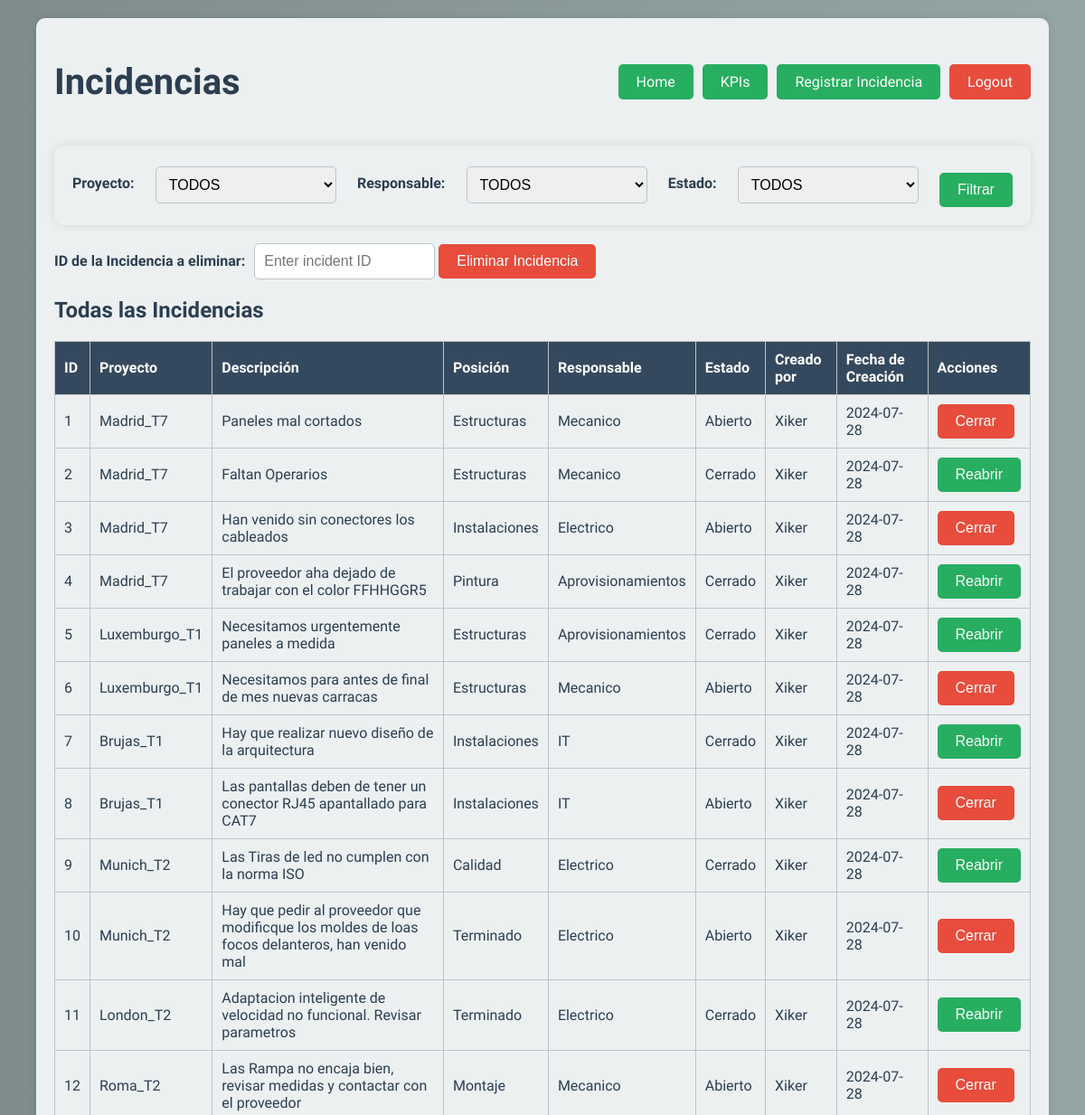
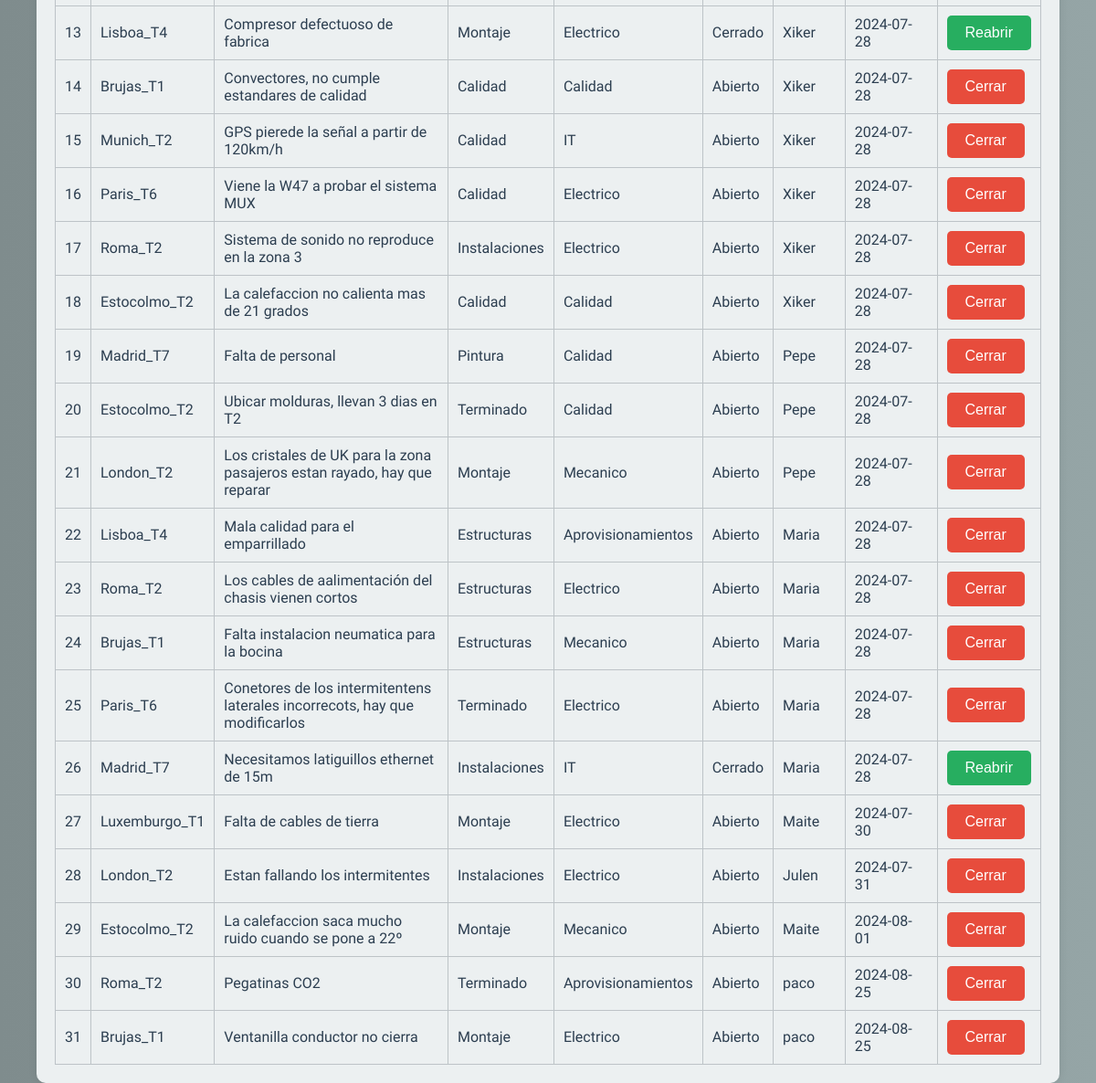
The app's page /dashboard (signed in) with its own data (2 pictures, top to bottom).
### app/models.py (models this page shows, shortened)
class Incident(db.Model):
    id = db.Column(db.Integer, primary_key=True)
    project = db.Column(db.String(100))
    description = db.Column(db.String(200))
    position = db.Column(db.String(100))
    responsible = db.Column(db.String(100))
    status = db.Column(db.String(50))
    created_by = db.Column(db.String(100))
    created_at = db.Column(db.DateTime, default=datetime.utcnow)

### app/routes.py (the view, shortened to what this page needs)
@main.route('/dashboard', methods=['GET', 'POST'])
@login_required
def dashboard():
    project_filter = request.args.get('project', '')
    responsible_filter = request.args.get('responsible', '')
    status_filter = request.args.get('status', '')
    query = Incident.query
    if project_filter:
        query = query.filter_by(project=project_filter)
    if responsible_filter:
        query = query.filter_by(responsible=responsible_filter)
    if status_filter:
        query = query.filter_by(status=status_filter)
    incidents = query.all()
    return render_template('dashboard.html', incidents=incidents)

### app/__init__.py (called while the page is built)
def create_app(config_class=Config):  # Pasa la clase Config por defecto
    app = Flask(__name__)
    app.config.from_object(config_class)  # Carga la configuración
    db.init_app(app)
    login_manager.init_app(app)
    login_manager.login_view = 'main.login'
    with app.app_context():
        from .models import User, Incident
        from . import routes
        app.register_blueprint(routes.main)
    @login_manager.user_loader
    def load_user(user_id):
        return User.query.get(int(user_id))
    return app

### app/templates/dashboard.html (shortened to what this page needs)
<!DOCTYPE html>
<html lang="en">
<head>
    <link rel="stylesheet" href="{{ url_for('static', filename='dashboard.css') }}">
</head>
<body class="dashboard">
    <div class="dashboard-container">
        <div class="dashboard-header">
            <h1>Incidencias</h1>
            <div class="header-links">
                <a href="{{ url_for('main.index') }}" class="header-link">Home</a>
                <a href="{{ url_for('main.kpis') }}" class="header-link">KPIs</a>
                <a href="{{ url_for('main.register_incident') }}" class="header-link">Registrar Incidencia</a>
                <a href="{{ url_for('main.logout') }}" class="header-link logout-link">Logout</a>
            </div>
        </div>
        <div class="dashboard-content">
            <form method="GET" action="{{ url_for('main.dashboard') }}" class="filter-form">
                <div class="filter-container">
                    <label for="project">Proyecto:</label>
                    <select name="project" id="project" class="form-control">
                        <option value="">TODOS</option>
                    </select>
                    <label for="responsible">Responsable:</label>
                    <select name="responsible" id="responsible" class="form-control">
                        <option value="">TODOS</option>
                    </select>
                    <label for="status">Estado:</label>
                    <select name="status" id="status" class="form-control">
                        <option value="">TODOS</option>
                    </select>
                    <button type="submit" class="dashboard-button">Filtrar</button>
                </div>
            </form>
            <form method="POST" action="{{ url_for('main.dashboard') }}">
                <div class="delete-container">
                    <label for="delete_id">ID de la Incidencia a eliminar:</label>
                    <div class="delete-input-group">
                        <input type="text" name="delete_id" id="delete_id" placeholder="Enter incident ID" class="form-control delete-input">
                        <button type="submit" class="dashboard-button delete-button">Eliminar Incidencia</button>
                    </div>
                </div>
            </form>
            <div class="table-container">
                <h2>Todas las Incidencias</h2>
                <table id="incidents-table">
                    <thead>
                        <tr>
                            <th>ID</th>
                            <th>Proyecto</th>
                            <th>Descripción</th>
                            <th>Posición</th>
                            <th>Responsable</th>
                            <th>Estado</th>
                            <th>Creado por</th>
                            <th>Fecha de Creación</th>
                            <th>Acciones</th>
                        </tr>
                    </thead>
                    <tbody>
                        {% for incident in incidents %}
                        <tr>
                            <td>{{ incident.id }}</td>
                            <td>{{ incident.project }}</td>
                            <td>{{ incident.description }}</td>
                            <td>{{ incident.position }}</td>
                            <td>{{ incident.responsible }}</td>
                            <td>{{ incident.status }}</td>
                            <td>{{ incident.created_by }}</td>
                            <td>{{ incident.created_at.strftime('%Y-%m-%d') }}</td>
                            <td>
                                {% if incident.status == 'Abierto' %}
                                <form method="POST" action="{{ url_for('main.close_incident', incident_id=incident.id) }}">
                                    <button type="submit" class="dashboard-button close-button">Cerrar</button>
                                </form>
                                {% elif incident.status == 'Cerrado' %}
                                <form method="POST" action="{{ url_for('main.reopen_incident', incident_id=incident.id) }}">
                                    <button type="submit" class="dashboard-button reopen-button">Reabrir</button>
                                </form>
                                {% endif %}
                            </td>
                        </tr>
                        {% endfor %}
                    </tbody>
                </table>
            </div>
        </div>
    </div>
</body>
</html>

### app/static/dashboard.css (style rules this page uses)
body.dashboard { background: linear-gradient(to right, #7f8c8d, #95a5a6); color: #2c3e50; font-family: 'Ubuntu', sans-serif; margin: 0; padding: 0; display: flex; justify-content: center; }
.dashboard-container { background-color: #ecf0f1; padding: 20px; border-radius: 10px; box-shadow: 0 0 10px rgba(0, 0, 0, 0.1); width: 90%; max-width: 1200px; margin-top: 20px; }
.dashboard-header { display: flex; justify-content: space-between; align-items: center; margin-bottom: 20px; }
.dashboard-header h1 { font-size: 2.5em; color: #2c3e50; }
.header-links { display: flex; gap: 10px; }
.header-link { padding: 10px 20px; background-color: #27ae60; color: white; text-decoration: none; border-radius: 5px; transition: background-color 0.3s ease; }
.header-link.logout-link { background-color: #e74c3c; }
.dashboard-content { margin-top: 20px; width: 100%; }
.filter-container { background-color: #ecf0f1; padding: 20px; border-radius: 10px; box-shadow: 0 0 10px rgba(0, 0, 0, 0.1); margin-bottom: 20px; display: flex; flex-wrap: wrap; justify-content: space-between; align-items: center; }
.filter-container label { font-weight: bold; margin-bottom: 5px; }
.filter-container .form-control { padding: 10px; border-radius: 5px; border: 1px solid #bdc3c7; font-size: 16px; width: 200px; box-sizing: border-box; }
.filter-container button { padding: 10px 20px; border: none; border-radius: 5px; background-color: #27ae60; color: white; font-size: 16px; cursor: pointer; transition: background-color 0.3s ease; align-self: center; margin-top: 10px; }
.delete-container { display: flex; align-items: center; gap: 10px; margin-bottom: 20px; }
.delete-container label { font-weight: bold; }
.delete-container .form-control { padding: 10px; border-radius: 5px; border: 1px solid #bdc3c7; font-size: 16px; width: auto; box-sizing: border-box; }
.delete-container .delete-input { width: 200px; }
.delete-container .delete-button { padding: 10px 20px; border: none; border-radius: 5px; background-color: #e74c3c; color: white; font-size: 16px; cursor: pointer; transition: background-color 0.3s ease; }
.table-container { margin-top: 20px; }
table { width: 100%; border-collapse: collapse; }
table, th, td { border: 1px solid #bdc3c7; }
th, td { padding: 10px; text-align: left; }
th { background-color: #34495e; color: white; }
td { background-color: #ecf0f1; }
.dashboard-button { padding: 10px 20px; border: none; border-radius: 5px; background-color: #27ae60; color: white; font-size: 16px; cursor: pointer; transition: background-color 0.3s ease; }
.close-button { background-color: #e74c3c; }
.reopen-button { background-color: #27ae60; }

### records on screen
Incident: id "1", project "Madrid_T7", description "Paneles mal cortados", position "Estructuras", responsible "Mecanico", status "Abierto", created_by "Xiker", created_at "2024-07-28"
Incident: id "2", project "Madrid_T7", description "Faltan Operarios", position "Estructuras", responsible "Mecanico", status "Cerrado", created_by "Xiker", created_at "2024-07-28"
Incident: id "3", project "Madrid_T7", description "Han venido sin conectores los cableados", position "Instalaciones", responsible "Electrico", status "Abierto", created_by "Xiker", created_at "2024-07-28"
Incident: id "4", project "Madrid_T7", description "El proveedor aha dejado de trabajar con el color FFHHGGR5", position "Pintura", responsible "Aprovisionamientos", status "Cerrado", created_by "Xiker", created_at "2024-07-28"
Incident: id "5", project "Luxemburgo_T1", description "Necesitamos urgentemente paneles a medida", position "Estructuras", responsible "Aprovisionamientos", status "Cerrado", created_by "Xiker", created_at "2024-07-28"
Incident: id "6", project "Luxemburgo_T1", description "Necesitamos para antes de final de mes nuevas carracas", position "Estructuras", responsible "Mecanico", status "Abierto", created_by "Xiker", created_at "2024-07-28"
Incident: id "7", project "Brujas_T1", description "Hay que realizar nuevo diseño de la arquitectura", position "Instalaciones", responsible "IT", status "Cerrado", created_by "Xiker", created_at "2024-07-28"
Incident: id "8", project "Brujas_T1", description "Las pantallas deben de tener un conector RJ45 apantallado para CAT7", position "Instalaciones", responsible "IT", status "Abierto", created_by "Xiker", created_at "2024-07-28"
Incident: id "9", project "Munich_T2", description "Las Tiras de led no cumplen con la norma ISO", position "Calidad", responsible "Electrico", status "Cerrado", created_by "Xiker", created_at "2024-07-28"
Incident: id "10", project "Munich_T2", description "Hay que pedir al proveedor que modificque los moldes de loas focos delanteros, han venido mal", position "Terminado", responsible "Electrico", status "Abierto", created_by "Xiker", created_at "2024-07-28"
Incident: id "11", project "London_T2", description "Adaptacion inteligente de velocidad no funcional. Revisar parametros", position "Terminado", responsible "Electrico", status "Cerrado", created_by "Xiker", created_at "2024-07-28"
Incident: id "12", project "Roma_T2", description "Las Rampa no encaja bien, revisar medidas y contactar con el proveedor", position "Montaje", responsible "Mecanico", status "Abierto", created_by "Xiker", created_at "2024-07-28"
Incident: id "13", project "Lisboa_T4", description "Compresor defectuoso de fabrica", position "Montaje", responsible "Electrico", status "Cerrado", created_by "Xiker", created_at "2024-07-28"
Incident: id "14", project "Brujas_T1", description "Convectores, no cumple estandares de calidad", position "Calidad", responsible "Calidad", status "Abierto", created_by "Xiker", created_at "2024-07-28"
Incident: id "15", project "Munich_T2", description "GPS pierede la señal a partir de 120km/h", position "Calidad", responsible "IT", status "Abierto", created_by "Xiker", created_at "2024-07-28"
Incident: id "16", project "Paris_T6", description "Viene la W47 a probar el sistema MUX", position "Calidad", responsible "Electrico", status "Abierto", created_by "Xiker", created_at "2024-07-28"
Incident: id "17", project "Roma_T2", description "Sistema de sonido no reproduce en la zona 3", position "Instalaciones", responsible "Electrico", status "Abierto", created_by "Xiker", created_at "2024-07-28"
Incident: id "18", project "Estocolmo_T2", description "La calefaccion no calienta mas de 21 grados", position "Calidad", responsible "Calidad", status "Abierto", created_by "Xiker", created_at "2024-07-28"
Incident: id "19", project "Madrid_T7", description "Falta de personal", position "Pintura", responsible "Calidad", status "Abierto", created_by "Pepe", created_at "2024-07-28"
Incident: id "20", project "Estocolmo_T2", description "Ubicar molduras, llevan 3 dias en T2", position "Terminado", responsible "Calidad", status "Abierto", created_by "Pepe", created_at "2024-07-28"
Incident: id "21", project "London_T2", description "Los cristales de UK para la zona pasajeros estan rayado, hay que reparar", position "Montaje", responsible "Mecanico", status "Abierto", created_by "Pepe", created_at "2024-07-28"
Incident: id "22", project "Lisboa_T4", description "Mala calidad para el emparrillado", position "Estructuras", responsible "Aprovisionamientos", status "Abierto", created_by "Maria", created_at "2024-07-28"
Incident: id "23", project "Roma_T2", description "Los cables de aalimentación del chasis vienen cortos", position "Estructuras", responsible "Electrico", status "Abierto", created_by "Maria", created_at "2024-07-28"
Incident: id "24", project "Brujas_T1", description "Falta instalacion neumatica para la bocina", position "Estructuras", responsible "Mecanico", status "Abierto", created_by "Maria", created_at "2024-07-28"
Incident: id "25", project "Paris_T6", description "Conetores de los intermitentens laterales incorrecots, hay que modificarlos", position "Terminado", responsible "Electrico", status "Abierto", created_by "Maria", created_at "2024-07-28"
Incident: id "26", project "Madrid_T7", description "Necesitamos latiguillos ethernet de 15m", position "Instalaciones", responsible "IT", status "Cerrado", created_by "Maria", created_at "2024-07-28"
Incident: id "27", project "Luxemburgo_T1", description "Falta de cables de tierra", position "Montaje", responsible "Electrico", status "Abierto", created_by "Maite", created_at "2024-07-30"
Incident: id "28", project "London_T2", description "Estan fallando los intermitentes", position "Instalaciones", responsible "Electrico", status "Abierto", created_by "Julen", created_at "2024-07-31"
Incident: id "29", project "Estocolmo_T2", description "La calefaccion saca mucho ruido cuando se pone a 22º", position "Montaje", responsible "Mecanico", status "Abierto", created_by "Maite", created_at "2024-08-01"
Incident: id "30", project "Roma_T2", description "Pegatinas CO2", position "Terminado", responsible "Aprovisionamientos", status "Abierto", created_by "paco", created_at "2024-08-25"
Incident: id "31", project "Brujas_T1", description "Ventanilla conductor no cierra", position "Montaje", responsible "Electrico", status "Abierto", created_by "paco", created_at "2024-08-25"
